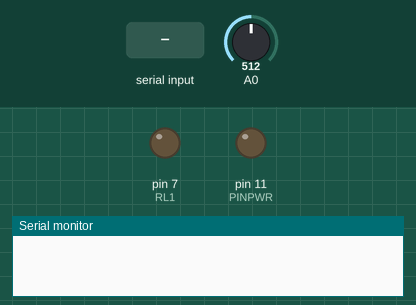
This sketch was run on a simulated Arduino Leonardo, built with avr-gcc and run on an emulated ATmega32U4. On the bench: output pins drawn as LEDs (lit = HIGH), the last lines printed to the serial monitor. Inputs (shaded band) come from the test bench; at power-on: A0 = 512. The modem accepts every AT command (registered, SIM ready, sends succeed) and sends nothing else.

Above: at 0.1 s.
At 1.8 s:
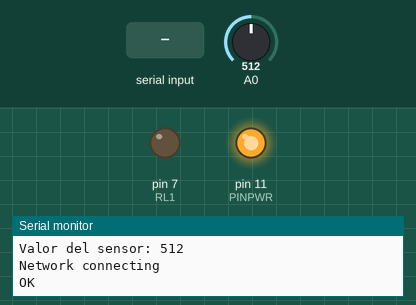
1.9 s: "1" received over the second serial link
Timing chart, 0 to 4.9 s (numbered marks = the images above; inputs shaded):
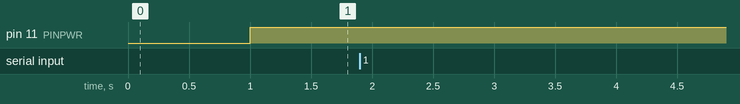

The sketch:

Test_3GBee_TIC_TCP.ino
```cpp
/* ==================================================================================
 MCI Electronics www.olimex.cl

 Archivo:  Test_3GBee_TIC.ino

 Descripción: Realiza la lectura de un sensor y lo reporta a un servidor TCP

 Dispositivo: TIC (Arduino compatible)
              XBee IO Pro V2 (Arduino compatible)

 Microcontrolador: ATmega32U4

 ==================================================================================
 //  Ver | dd mmm yyyy | Author  | Description
 // =====|=============|========|=====================================================
 // 1.00 | 19 MAY 2016 | D.M   | First release
 // ==================================================================================*/


//#define PINPWR 12  // XBee IO Pro V2
#define PINPWR 11  // TIC

//#define PINPWR 8  // Relé XBee IO Pro V2
#define RL1 7  // Relé TIC

char bufferAnswer[200];
char *pEnd;
char *pStart;
int counter = 0;
int valueSensor;

void setup()
{
  Serial.begin(115200);
  Serial1.begin(115200);

  pinMode(RL1, OUTPUT);
}

void loop()
{
  static int state = 1;

  switch(state)
  {
    case 1:
    {
      if(ModemON() == HIGH)
      {
        state = 2;
      }

    break;
    }

    case 2:
    {
      if(ModemConnect() == 7)
      {
        state = 3;
      }

    break;
    }

    case 3:
    {
      valueSensor = analogRead(A0);
      Serial1.println(valueSensor);
      Serial.println(valueSensor);
      delay(10000);
      state = 4;

      break;
    }

    case 4:
    {
      if(CloseServer() == HIGH)
      {
        state = 2;
      }

      break;
    }

  }

  Serial.println("");
  Serial.print("Valor del sensor: ");
  Serial.println(analogRead(A0));
}

// ----------------------------------
boolean ModemON()
{
  boolean onState;
  pinMode(PINPWR, OUTPUT);
  delay(1000);
  digitalWrite(PINPWR, HIGH);
  if(SendCommand("AT", "OK", 1000, HIGH) == '1')
  {
    Serial.println("Modem ON");
    onState = HIGH;
  }
  else
  {
    Serial.println("Modem OFF");
    onState = LOW;
  }
  return onState;
}

// ----------------------------------
int ModemConnect()
{
  static int var = 1;
  int state = 1;

  switch (var)
  {
    case 1:
      Serial.println();
      Serial.print("Echo off ");
      if(SendCommand("ATE0","OK", 5000, HIGH) == '1')
      {
        var = 2;
      }
      clearBuff(bufferAnswer);
    break;

    case 2:
      Serial.println();
      Serial.print("AT command ");
      if(SendCommand("AT","OK", 5000, HIGH) == '1')
      {
        var = 3;
      }
      clearBuff(bufferAnswer);
    break;

    case 3:
      Serial.println();
      Serial.print("Set APN ");
      if(SendCommand("AT+CGDCONT=1,\"IP\",\"web.tmovil.cl\"","OK", 5000, HIGH) == '1')  // AT+CGDCONT=1,"IP","web.tmovil.cl"
      {
        var = 4;
      }
      clearBuff(bufferAnswer);
    break;

    case 4:
      Serial.println();
      Serial.print("Network connecting ");
      if(SendCommand("AT#SGACT=1,1","#SGACT:", 8000, HIGH) == '1')
      {
        var = 5;
      }
      clearBuff(bufferAnswer);
    break;

    case 5:
      Serial.println();
      Serial.print("No flow control ");
      if(SendCommand("AT&K0","OK", 5000, HIGH) == '1')
      {
        var = 6;
      }
      clearBuff(bufferAnswer);
    break;

    case 6:
      Serial.println();
      Serial.print("Coonnecting Server ");
      if(SendCommand("AT#SD=1,0,1836,200.113.93.142,0,0,0","CONNECT", 8000, HIGH) == '1') // Conectar al server TCP indicando puerto e IP
      {
        var = 6;
        state = 7;
      }
      clearBuff(bufferAnswer);
    break;

    default:
    break;
      // if nothing else matches, do the default
      // default is optional
  }

  return state;
}

// ----------------------------------
void clearBuff(char *dirBuff)
{
  *dirBuff = '\0';
}

boolean CloseServer()
{
  boolean onState = LOW;
  Serial1.print("+++");
  delay(3000);
  if(SendCommand("AT#SH=1", "OK", 1000, HIGH) == '1')
  {
    onState == HIGH;
  }
  else
  {
    onState == LOW;
  }
}

// ----------------------------------
char SendCommand(char *command, char *ack, unsigned long time, boolean resp) // resp HIGH, espera respuesta
{
  char *pTemptBuff = bufferAnswer;
  unsigned long timeOut = millis() + time;
  char rCode = '0';

  Serial1.flush();
  Serial1.println(command);
  //Serial.println(command);  // solo debug

  if(resp == HIGH)
  {
    do
      {
        if(Serial1.available() > 0)
          {
            char dataIn = Serial1.read();
            Serial.print(dataIn);
            if(pTemptBuff < (bufferAnswer + sizeof(bufferAnswer))-1)
            {
              *(pTemptBuff++) = dataIn;
              *pTemptBuff = '\0';
              timeOut = millis() + time;
              if(strstr(bufferAnswer, ack))
              {
                rCode = '1';
                break;
              }
            }
            else
            {
              pTemptBuff = bufferAnswer;
            }
          }
      }while(timeOut > millis());
  }

  if(timeOut < millis())
    {
      rCode = '2';
      Serial.println("  Time out");
    }
  //Serial.println(rCode,DEC);   // solo debug
  return rCode;
}
```
